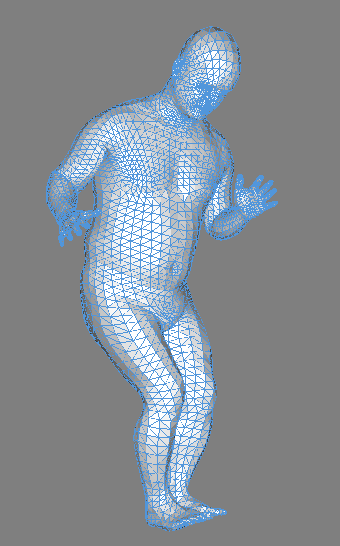
#> input picture images/mesh1.png, 340 x 546 px
$ python main.py
#> lines starting #> are read from the running program, lines starting #| are printed output that depends on the picture
import cv2
import numpy as np


sa = cv2.imread('./mesh1.png')
#> sa is the input picture: shape (546, 340, 3); mean B, G, R 150, 142.2, 134.5
sb = cv2.imread('./mesh2.png')
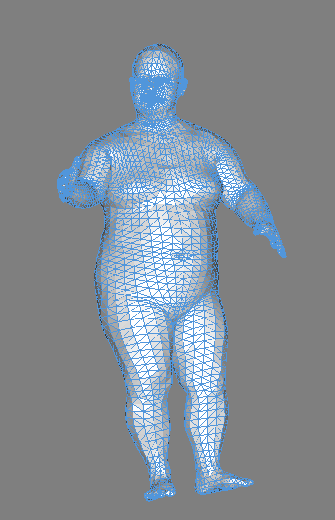
#> input picture images/mesh2.png, 335 x 520 px
#> sb is the input picture: shape (520, 335, 3); mean B, G, R 148.6, 140.4, 132.3
sc = cv2.imread('./mesh3.png')
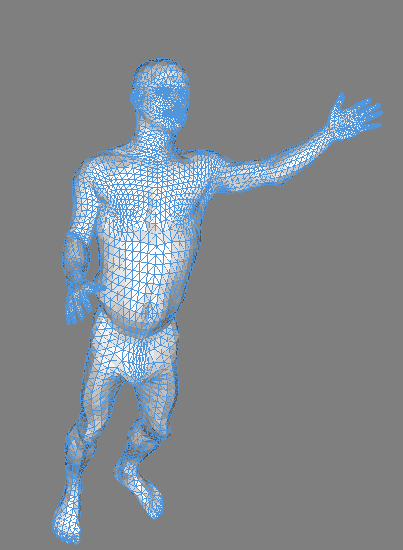
#> input picture images/mesh3.png, 403 x 550 px
#> sc is the input picture: shape (550, 403, 3); mean B, G, R 143.4, 136.8, 130.1

da = dst_image = cv2.resize(sa, (300, 400), interpolation = cv2.INTER_CUBIC)
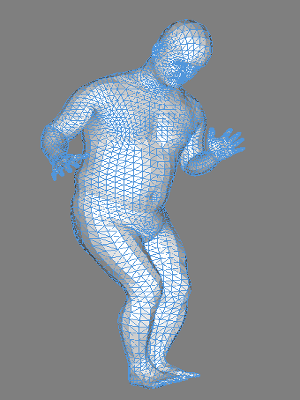
#> da: shape (400, 300, 3); mean B, G, R 150, 142.1, 134.2
db = dst_image = cv2.resize(sb, (300, 400), interpolation = cv2.INTER_CUBIC)
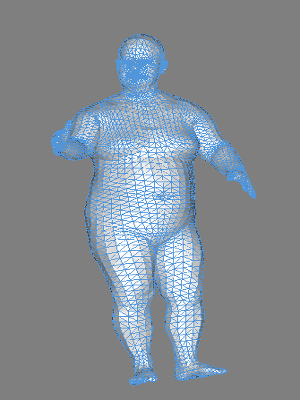
#> db: shape (400, 300, 3); mean B, G, R 148.6, 140.3, 132.1
dc = dst_image = cv2.resize(sc, (300, 400), interpolation = cv2.INTER_CUBIC)
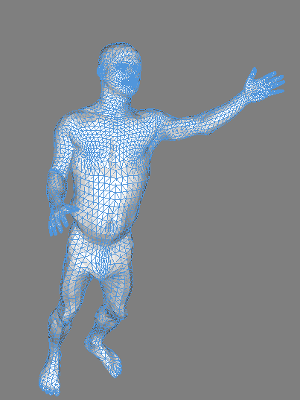
#> dc: shape (400, 300, 3); mean B, G, R 143.4, 136.7, 130

d = np.zeros((400, 900, 3))
d[:, :300, :] = da[:, :, :]
d[:, 300:600,:] = db[:, :, :]
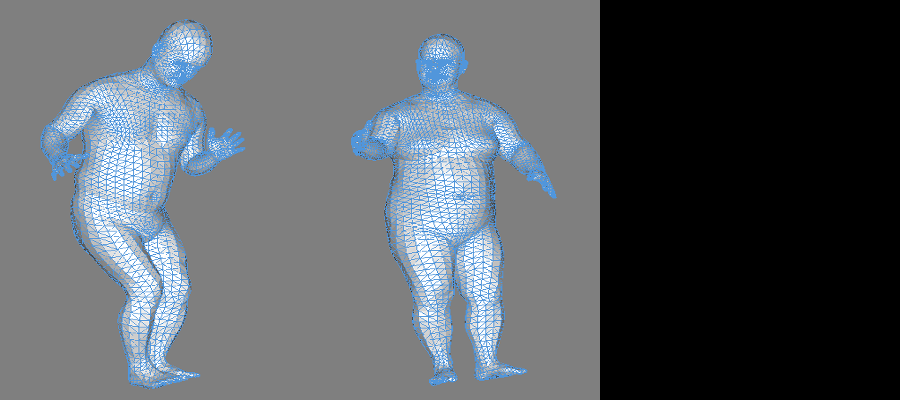
#> d: shape (400, 900, 3) float64; mean B, G, R 99.5, 94.2, 88.8
d[:, 600:, :] = dc[:, :, :]
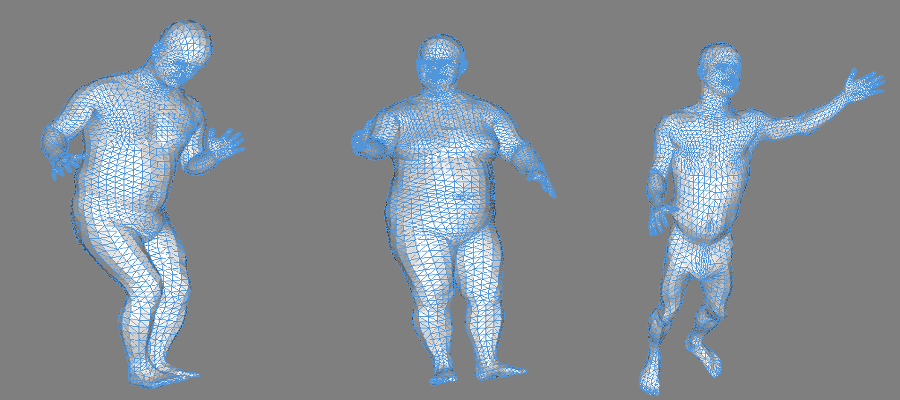
#> d: shape (400, 900, 3) float64; mean B, G, R 147.3, 139.7, 132.1

cv2.imwrite('r.png', d)
